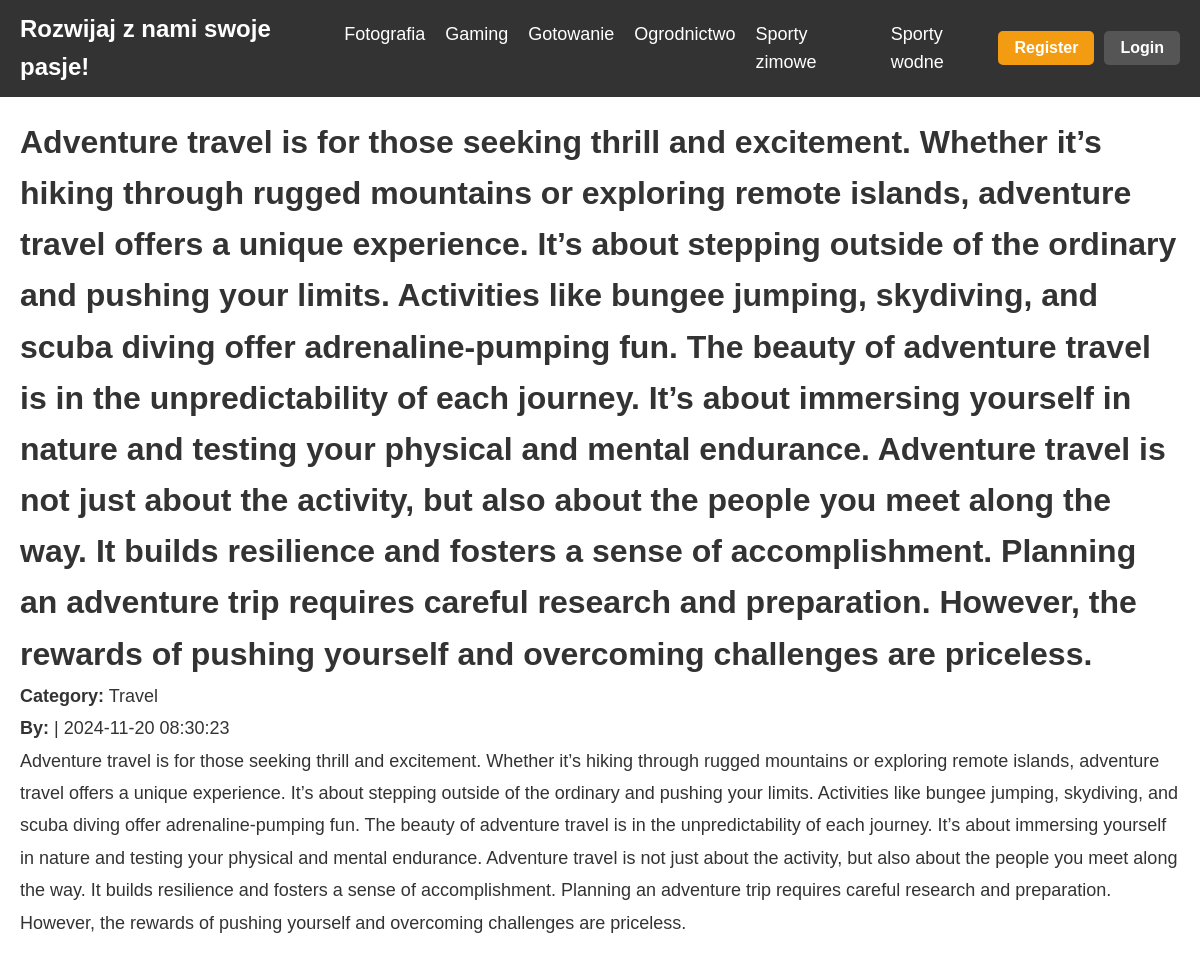
/post.php?id=10, run on the app's committed database.
### tables this page shows
CREATE TABLE `posts` (
  `post_id` int(10) UNSIGNED NOT NULL,
  `user_id` int(10) UNSIGNED NOT NULL,
  `category_id` int(10) UNSIGNED DEFAULT NULL,
  `content` text NOT NULL,
  `created_at` timestamp NOT NULL DEFAULT CURRENT_TIMESTAMP,
  `title` varchar(255) NOT NULL,
  `is_question` tinyint(1) DEFAULT '0',
  `image_url` varchar(255) DEFAULT NULL
);

CREATE TABLE `categories` (
  `category_id` int(10) UNSIGNED NOT NULL,
  `name` varchar(50) NOT NULL,
  `description` text
);

### post.php (the view, shortened to what this page needs)
<?php
include 'db_connection.php';
$post_id = isset($_GET['id']) ? (int) $_GET['id'] : 0;
if ($post_id > 0) {
    $sql = "SELECT p.content, p.created_at, u.username, c.name AS category_name
            FROM posts p
            LEFT JOIN users u ON p.user_id = u.user_id
            LEFT JOIN categories c ON p.category_id = c.category_id
            WHERE p.post_id = $post_id";
    $result = $conn->query($sql);
    if ($result->num_rows > 0) {
        $row = $result->fetch_assoc();
    } else {
        echo "<p>Post not found.</p>";
        exit;
    }
} else {
    echo "<p>Invalid post ID.</p>";
    exit;
}
?>
<!DOCTYPE html>
<html lang="en">
<head>
    <link rel="stylesheet" href="glowna.css">
</head>
<body>
  <header>
    <nav class="navbar">
      <div class="logo">
        <h1>Rozwijaj z nami swoje pasje!</h1>
      </div>
      <ul class="nav-links">
        <li><a href="#">Fotografia</a></li>
        <li><a href="#">Gaming</a></li>
        <li><a href="#">Gotowanie</a></li>
        <li><a href="#">Ogrodnictwo</a></li>
        <li><a href="#">Sporty zimowe</a></li>
        <li><a href="#">Sporty wodne</a></li>
      </ul>
      <div class="auth-buttons">
        <button class="btn register-btn">Register</button>
        <button class="btn login-btn">Login</button>
      </div>
    </nav>
  </header>
  <main class="container">
    <div class="post-details">
        <h1><?php echo $row['content']; ?></h1>
        <p><strong>Category:</strong> <?php echo $row['category_name']; ?></p>
        <p><strong>By:</strong> <?php echo $row['username']; ?> | <?php echo $row['created_at']; ?></p>
        <p><?php echo $row['content']; ?></p>
    </div>
  </main>
</body>
</html>

### glowna.css (style rules this page uses)
* { margin: 0; padding: 0; box-sizing: border-box; }
body { font-family: Arial, sans-serif; line-height: 1.6; color: #333; }
header { width: 100%; background-color: #333; color: #fff; }
.navbar { display: flex; justify-content: space-between; align-items: center; padding: 10px 20px; }
.logo h1 { font-size: 24px; }
.nav-links { list-style: none; display: flex; gap: 20px; }
.nav-links li { position: relative; }
.nav-links a { text-decoration: none; color: #fff; font-size: 18px; transition: color 0.3s ease; }
.nav-links li::after { content: ""; position: absolute; bottom: -5px; left: 0; width: 0; height: 3px; background-color: #f39c12; transition: width 0.3s ease; }
.container { max-width: 1200px; margin: 0 auto; padding: 20px; }
.container p { font-size: 18px; line-height: 1.8; }
.auth-buttons { display: flex; gap: 10px; }
.btn { padding: 8px 16px; font-size: 16px; font-weight: bold; border: none; border-radius: 5px; cursor: pointer; transition: background-color 0.3s ease, transform 0.2s ease; }
.register-btn { background-color: #f39c12; color: #fff; }
.login-btn { background-color: #555; color: #fff; }

### data on the page
posts: content "Adventure travel is for those seeking thrill and excitement. Whether it’s hiking through rugged mountains or exploring remote islands, adventure travel offers a unique experience. It’s about stepping outside of the ordinary and pushing your limits. Activities like bungee jumping, skydiving, and scuba diving offer adrenaline-pumping fun. The beauty of adventure travel is in the unpredictability of each journey. It’s about immersing yourself in nature and testing your physical and mental endurance. Adventure travel is not just about the activity, but also about the people you meet along the way. It builds resilience and fosters a sense of accomplishment. Planning an adventure trip requires…", category.name "Travel", created_at "2024-11-20 08:30:23"
